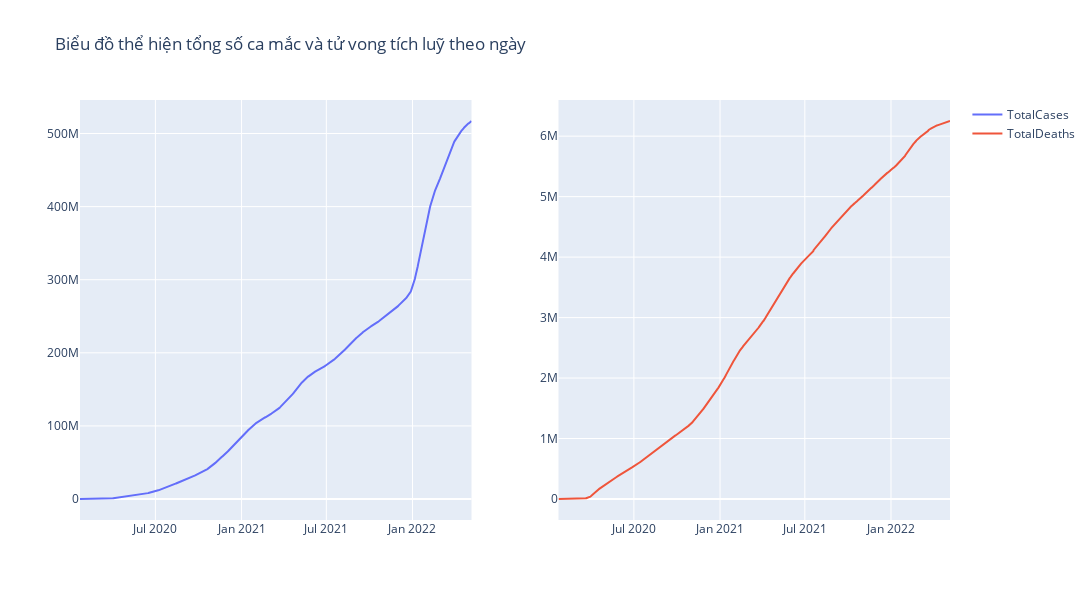

Notebook code cell kept with this figure:
### Markdown cell above
##### Tổng số ca mắc và tử vong tích luỹ theo ngày trên toàn thế giới kể từ đầu đại dịch

### Code cell
plot_sub_lines(covid_world_df, 'Date', 'TotalCases', 'TotalDeaths', "Biểu đồ thể hiện tổng số ca mắc và tử vong tích luỹ theo ngày")

### Figure 1 — Plotly figure (JSON) as saved in the notebook; plotly's stock layout.template omitted (floating-point values rounded to 4 significant figures; data arrays with more than 128 entries replaced by an {"elided": "..."} marker saying what was removed)
{"data": [{"mode": "lines", "name": "TotalCases", "type": "scatter", "x": {"elided": "837 str values"}, "xaxis": "x", "y": {"elided": "837 int values"}, "yaxis": "y"}, {"mode": "lines", "name": "TotalDeaths", "type": "scatter", "x": {"elided": "837 str values"}, "xaxis": "x2", "y": {"elided": "837 int values"}, "yaxis": "y2"}], "layout": {"height": 600, "title": {"text": "Biểu đồ thể hiện tổng số ca mắc và tử vong tích luỹ theo ngày"}, "width": 1200, "xaxis": {"anchor": "y", "domain": [0, 0.45]}, "xaxis2": {"anchor": "y2", "domain": [0.55, 1]}, "yaxis": {"anchor": "x", "domain": [0, 1]}, "yaxis2": {"anchor": "x2", "domain": [0, 1]}}}
